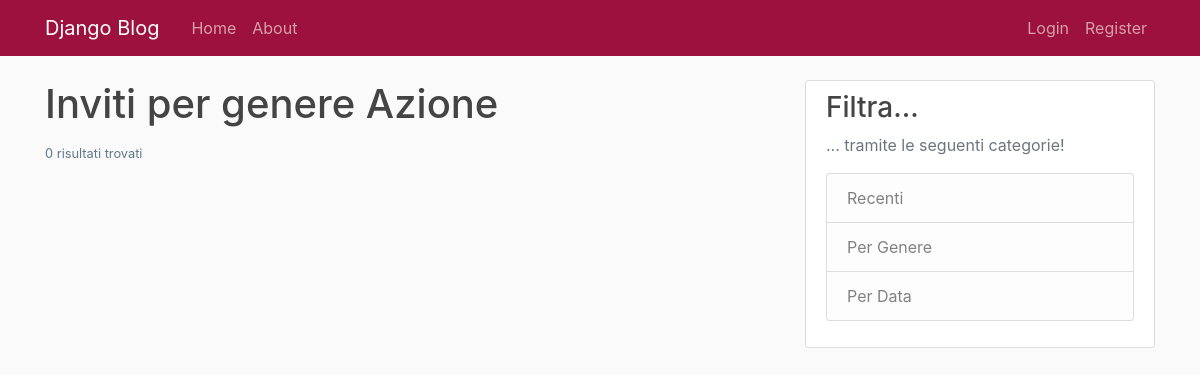
The page /inviti/genere/Azione on the database as committed earlier.
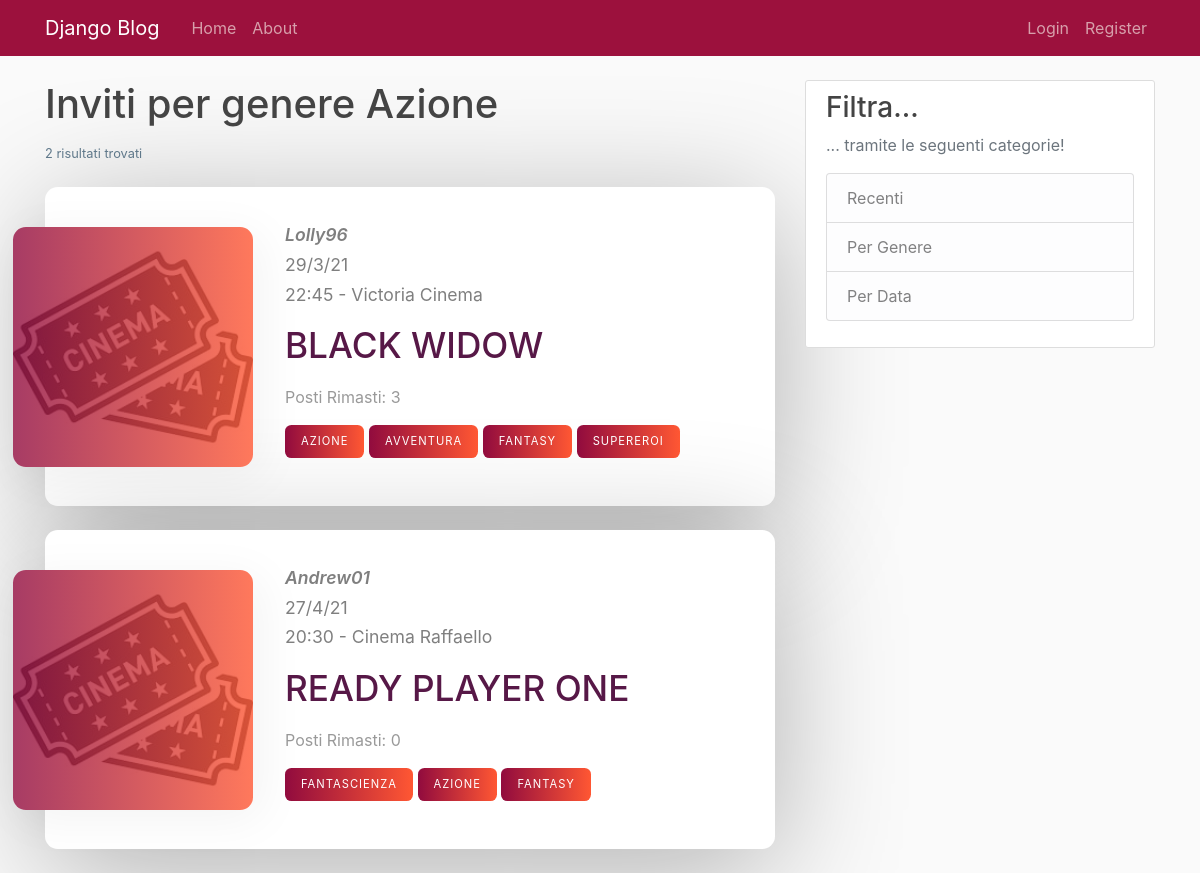
The same page on the database as committed later.
### inviti/models.py (models this page shows, shortened)
class Invito(models.Model):
    cinema = models.CharField(max_length=100, choices=CinemaList.CinemaList.ListaCinema)
    film = models.CharField(max_length=100)
    data = models.DateField(validators=[validators.validate_date])
    orario = models.TimeField()
    limite_persone = models.PositiveSmallIntegerField()
    genere = MultiSelectField(max_length=100, choices=GenreList.GenreList.ListaGeneri)
    utente = models.ForeignKey(User, on_delete=models.CASCADE)
    commento = models.TextField(blank=True)
    data_invito = models.DateTimeField(default=timezone.now)
    partecipanti = models.ManyToManyField(User, related_name='partecipanti', blank=True)
    @property
    def posti_rimasti(self):
        return self.limite_persone - self.partecipanti.count()
    class Meta:
        verbose_name = 'Invito'
        verbose_name_plural = "Inviti"

### inviti/views.py (the view)
# urls.py: path('genere/<str:genere>', GenereInvitoListView.as_view(), name='inviti-genere'),
class GenereInvitoListView(ListView):
    model = Invito
    template_name = 'inviti/inviti_genere.html'
    context_object_name = 'inviti'
    paginate_by = 5
    def get_queryset(self):
        return Invito.objects.filter(Q(genere__contains=self.kwargs.get('genere'))).order_by('-data_invito')

### inviti/templates/inviti/inviti_genere.html (shortened to what this page needs)
{% extends "main/base.html" %}
{% load static %}
{% block content %}
    <h1 class="mb-3">Inviti per genere {{ view.kwargs.genere }}</h1>
    <small style="color: #5f788a; display: block;">{{ page_obj.paginator.count }} risultati trovati</small>
    <br>
    {% for i in inviti %}
        <div class="invito-item">
            <div class="invito-item__img">
                <img src="{% static 'images/ticket.jpg' %}" alt="">
            </div>
            <div class="invito-item__info">
                <div class="invito-item__user">
                    <a href="{% url 'utenti:view_profile' oid=i.utente.id %}">{{ i.utente }}</a>
                </div>
                <div class="invito-item__date">
                    <span>{{ i.data|date:"j/n/y" }}</span>
                    <span>{{ i.orario|time:"G:i" }} - {{ i.cinema }}</span>
                </div>
                <a href="{% url 'invito-detail' i.id %}"><h1 class="invito-item__title">{{ i.film }}</h1></a>
                <p class="invito-item__text">Posti Rimasti: {{ i.posti_rimasti }}</p>
                {% for g in i.genere %}
                    <a href="{% url 'inviti-genere' g %}" class="invito-item__cta">{{ g }}</a>
                {% endfor %}
            </div>
        </div>
    {% endfor %}
{% endblock content %}

Rows that differ between the two databases and show on the page:
added Invito: utente "Lolly96", data "29/3/21", orario "22:45", cinema "Victoria Cinema", film "BLACK WIDOW", posti_rimasti "3", genere "AZIONE" "AVVENTURA" "FANTASY" "SUPEREROI"
added Invito: utente "Andrew01", data "27/4/21", orario "20:30", cinema "Cinema Raffaello", film "READY PLAYER ONE", posti_rimasti "0", genere "FANTASCIENZA" "AZIONE" "FANTASY"
Other text that changed with them:
{{ page_obj.paginator.count }}: "0" → "2"
